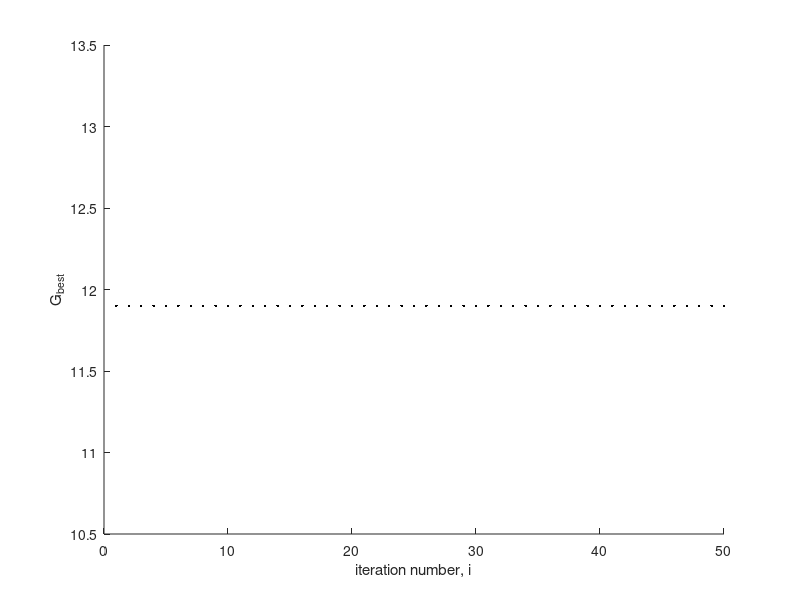

This chart was generated by the following MATLAB code:
% Swarm Optimization to find the maximum of the function f(x)=-x^2+2x+11)
% written by Mojtaba Eslami

clear all

N = 4;
xl = -2;
xu = 2;

theta_max = 0.9;
theta_min = 0.4;
i_max = 50;

c1 = 2;
c2 = 2;

theta = theta_max;

for i=1:N
    X(i) = xl+(xu-xl)*rand; % generate random numbers from the interval [xl,xu]
    f(i) = -X(i)^2+2*X(i)+11;
end


V_old = zeros(1,N);
P_best = -100*ones(1,N);
G_best = -100;

count = 0; %used for counting the number of best solutions 

for i=1:i_max

    for j=1:N
        if f(j)>P_best(j)
            P_best(j) = f(j);
        end
    end
    
    if max(P_best)>G_best
        G_best = max(P_best);
        temp = find(P_best==G_best,1);
        X_best = X(temp);
        count = count+1;
    end
    
    V_new = theta*V_old+c1*rand(1,N).*(P_best-X)+c2*rand(1,N).*(G_best*ones(1,N)-X);
    X = X+V_new;
    V_old = V_new;
    theta = theta_max-(theta_max-theta_min)*i/i_max;
    Gbest_plot(i) = G_best;
    
    for i=1:N
        f(i) = -X(i)^2+2*X(i)+11;
    end
    
end

figure(1);clf;hold on
plot(Gbest_plot,'k.')
xlabel('iteration number, i')
ylabel('G_{best}')

X_best